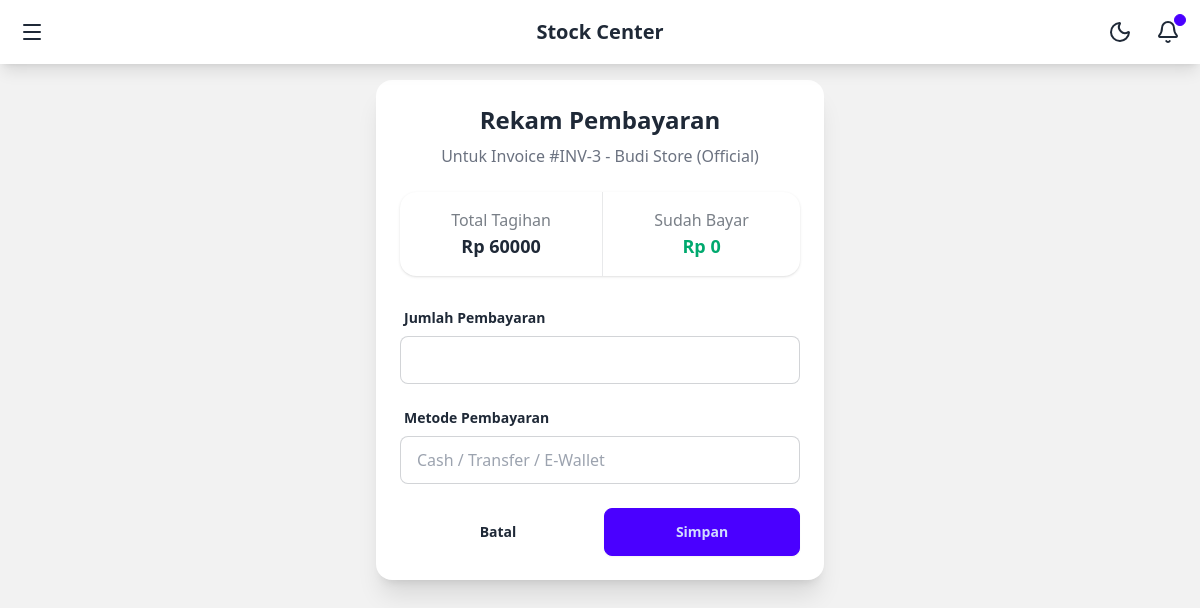
Before: /invoices/3/pay/ (signed in) with the older database file.
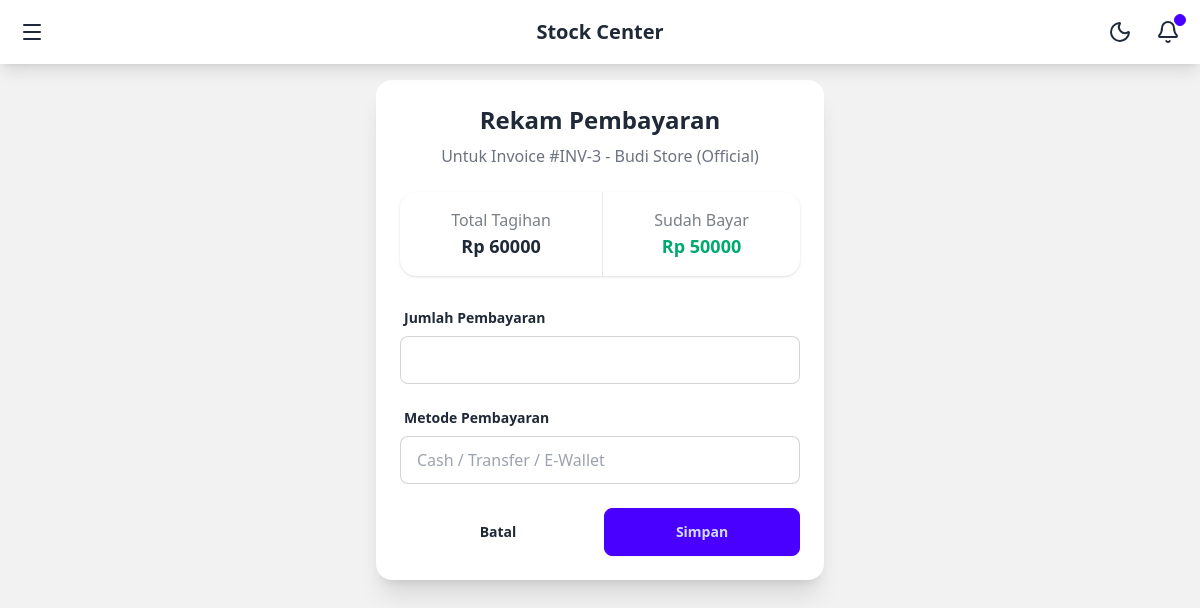
After: the same page with the newer database file.
### core/models.py (models this page shows, shortened)
class Invoice(models.Model):
    STATUS_CHOICES = [
        ('UNPAID', 'Unpaid'),
        ('PARTIAL', 'Partially Paid'),
        ('PAID', 'Paid'),
    ]
    reseller = models.ForeignKey(Reseller, on_delete=models.CASCADE)
    transaction = models.ForeignKey(Transaction, on_delete=models.CASCADE)
    total_amount = models.DecimalField(max_digits=12, decimal_places=2)
    paid_amount = models.DecimalField(max_digits=12, decimal_places=2, default=0)
    status = models.CharField(max_length=10, choices=STATUS_CHOICES, default='UNPAID')
    created_at = models.DateTimeField(auto_now_add=True)

class Reseller(models.Model):
    user = models.OneToOneField(User, on_delete=models.SET_NULL, null=True, blank=True, related_name='reseller_profile')
    name = models.CharField(max_length=255)
    phone = models.CharField(max_length=20)
    address = models.TextField()
    credit_limit = models.DecimalField(max_digits=12, decimal_places=2, default=0)
    current_balance = models.DecimalField(max_digits=12, decimal_places=2, default=0)

### core/views.py (the view, shortened to what this page needs)
# urls.py: path('invoices/<int:pk>/pay/', views.PaymentCreateView.as_view(), name='payment_create'),
@method_decorator(login_required, name='dispatch')
class PaymentCreateView(CreateView):
    model = Payment
    fields = ['amount', 'method']
    template_name = 'finance/payment_form.html'
    success_url = reverse_lazy('invoice_list')
    def setup(self, request, *args, **kwargs):
        super().setup(request, *args, **kwargs)
        self.invoice = get_object_or_404(Invoice, pk=self.kwargs['pk'])
    def get_context_data(self, **kwargs):
        context = super().get_context_data(**kwargs)
        context['invoice'] = self.invoice
        return context

### templates/finance/payment_form.html (shortened to what this page needs)
{% extends 'base.html' %}
{% block content %}
<div class="max-w-md mx-auto bg-base-100 shadow-xl rounded-box p-6">
    <h2 class="text-2xl font-bold mb-2 text-center">Rekam Pembayaran</h2>
    <p class="text-center text-gray-500 mb-6">Untuk Invoice #INV-{{ invoice.id }} - {{ invoice.reseller.name }}</p>
    <div class="stats shadow w-full mb-6">
        <div class="stat place-items-center">
            <div class="stat-title">Total Tagihan</div>
            <div class="stat-value text-lg">Rp {{ invoice.total_amount|floatformat:0 }}</div>
        </div>
        <div class="stat place-items-center">
            <div class="stat-title">Sudah Bayar</div>
            <div class="stat-value text-lg text-success">Rp {{ invoice.paid_amount|floatformat:0 }}</div>
        </div>
    </div>
    <form method="post">
        <div class="form-control w-full mb-4">
            <label class="label">
                <span class="label-text font-semibold">Jumlah Pembayaran</span>
            </label>
            <input type="number" name="amount" class="input input-bordered w-full" step="0.01" required>
        </div>
        <div class="form-control w-full mb-6">
            <label class="label">
                <span class="label-text font-semibold">Metode Pembayaran</span>
            </label>
            <input type="text" name="method" class="input input-bordered w-full" placeholder="Cash / Transfer / E-Wallet" required>
        </div>
        <div class="flex gap-2">
            <a href="{% url 'invoice_list' %}" class="btn btn-ghost flex-1">Batal</a>
            <button type="submit" class="btn btn-primary flex-1">Simpan</button>
        </div>
    </form>
</div>
{% endblock %}

Changed rows visible on the page:
changed Invoice "Budi Store (Official)": paid_amount "0" → "50000"
